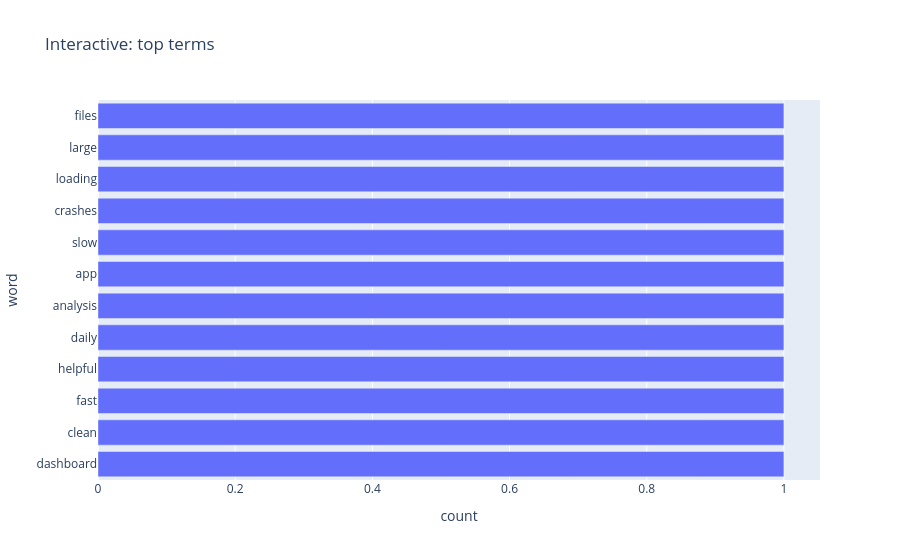
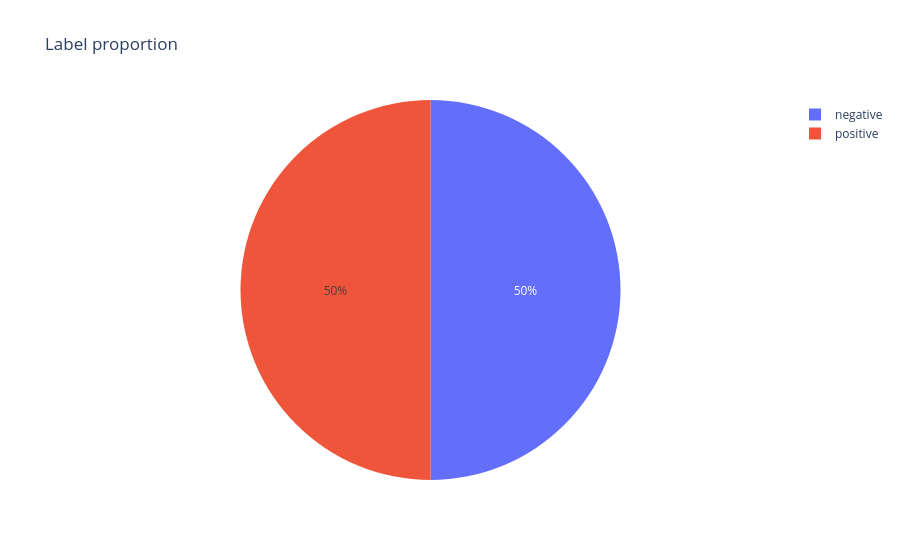

These figures' notebook cell, in order:
### Markdown cell above
## 10) Interactive storytelling view (Plotly)

### Code cell
term_df = top_words.copy()
fig_terms = px.bar(term_df, x="count", y="word", orientation="h", title="Interactive: top terms")
fig_terms.show()

label_count = df.groupby("label", as_index=False).size()
fig_label = px.pie(label_count, values="size", names="label", title="Label proportion")
fig_label.show()

### Figure 1 — Plotly figure (JSON) as saved in the notebook; plotly's stock layout.template omitted (floating-point values rounded to 4 significant figures)
{"data": [{"alignmentgroup": "True", "hovertemplate": "count=%{x}<br>word=%{y}<extra></extra>", "legendgroup": "", "marker": {"color": "#636efa", "pattern": {"shape": ""}}, "name": "", "offsetgroup": "", "orientation": "h", "showlegend": false, "textposition": "auto", "type": "bar", "x": [1, 1, 1, 1, 1, 1, 1, 1, 1, 1, 1, 1], "xaxis": "x", "y": ["dashboard", "clean", "fast", "helpful", "daily", "analysis", "app", "slow", "crashes", "loading", "large", "files"], "yaxis": "y"}], "layout": {"barmode": "relative", "legend": {"tracegroupgap": 0}, "title": {"text": "Interactive: top terms"}, "xaxis": {"anchor": "y", "domain": [0.0, 1.0], "title": {"text": "count"}}, "yaxis": {"anchor": "x", "domain": [0.0, 1.0], "title": {"text": "word"}}}}

### Figure 2 — Plotly figure (JSON) as saved in the notebook; plotly's stock layout.template omitted (floating-point values rounded to 4 significant figures)
{"data": [{"domain": {"x": [0.0, 1.0], "y": [0.0, 1.0]}, "hovertemplate": "label=%{label}<br>size=%{value}<extra></extra>", "labels": ["negative", "positive"], "legendgroup": "", "name": "", "showlegend": true, "type": "pie", "values": [6, 6]}], "layout": {"legend": {"tracegroupgap": 0}, "title": {"text": "Label proportion"}}}
